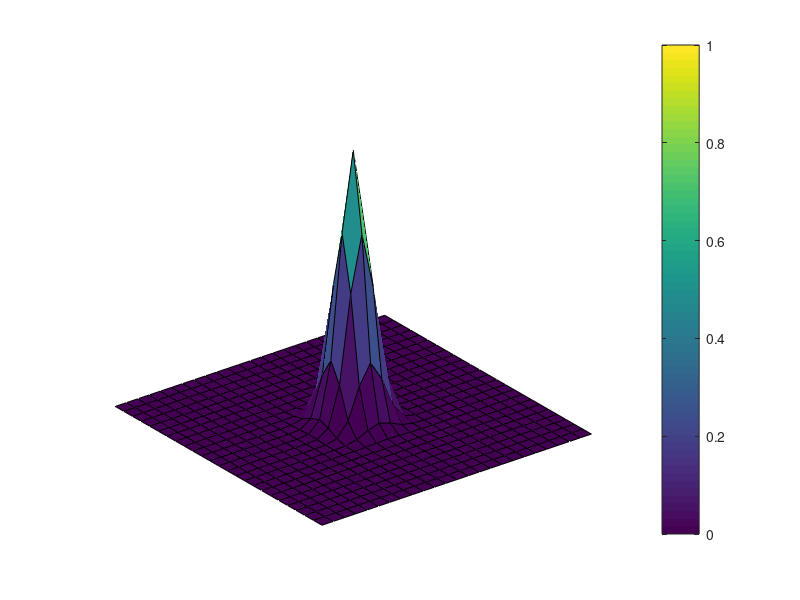

This figure's MATLAB source: (Note: this script raises an error after producing the figure.)
function fd_bpm_free2D
% Propagation of Gaussian pulse in a free space by Crank-Nicholson method
% No boundary conditions are introduced
clear all
L_x=10.0;
L_y=10.0;
% transversal dimension (along x-axis and y-axis)
w_0=1.0;
% width of input Gaussian pulse
lambda = 0.6;
% wavelength
n=1.0;
% refractive index of the medium
k_0=2*pi/lambda;
% wavenumber
N_x=25;
N_y=25;
% points on x axis
Delta_x=L_x/(N_x-1);
Delta_y=L_y/(N_y-1);
% x axis spacing
h=5*(Delta_x+Delta_y);
% propagation step along z-axis
N_z=60;
% number of propagation steps
plotting=zeros(N_x*N_y,N_z);
nplot=zeros(N_x,N_y,N_z);
% storage for plotting
x=linspace(-0.5*L_x,0.5*L_x,N_x);
y=linspace(-0.5*L_y,0.5*L_y,N_y);
% coordinates along x-axis
x = x';
E=exp(-(x/w_0).^2)*exp(-(y/w_0).^2);
% initial Gaussian field
%
% beta = n*k_0. With this choice, last term in propagator vanishes
prefactor = 1/(2*n*k_0*Delta_x^2); main = ones(N_x*N_y,1); 
above =ones(N_x*N_y-1,1); 
P = prefactor*(diag(above,-1)-2*diag(main,0)+diag(above,1)); % matrix P
below=ones(N_x*N_y-N_x,1);
Q = prefactor*(diag(below,-N_x)-2*diag(main,0)+diag(below,N_x));
step_plus = eye(N_x*N_y) + 0.25i*h*P;
% step forward
step_minus =eye(N_x*N_y)-0.25i*h*Q;
% step backward

%
z = 0; z_plot = zeros(N_z); 
E=transform(E);
for r=1:N_z
z = z + h;
z_plot(r) = z + h;
plotting(:,r)=abs(E).^2;
E=step_plus\step_minus*E;
E=v2v(E,N_x,N_y);
E=step_plus\step_minus*E;
E=iv2v(E,N_x,N_y);
end;
%

for k = 1:N_z
% choosing 2D plots every step
nplot(:,:,k)=v2m(plotting(:,k),N_x,N_y);
if k==1
        surf(1:N_x,1:N_y,nplot(:,:,k));
        caxis manual
        caxis([0,1])
        colorbar
        xlim([0 25])
        ylim([0 25])
        zlim([0 1])
        set(gca,'nextplot','replacechildren','visible','off')
        f = getframe(1);
        [im,map] = rgb2ind(f.cdata,256,'nodither');
        im(1,1,1,40) = 0;
    else
        surf(1:N_x,1:N_y,nplot(:,:,k));
        caxis manual
        caxis([0,1])
        colorbar
        xlim([0 25])
        ylim([0 25])
        zlim([0 1])
        f = getframe(1);
        im(:,:,1,k) = rgb2ind(f.cdata,map,'nodither');
    end
% size of tick marks on both axes
% pause(0.5)
end
imwrite(im,map,'DancingPeaks.gif','DelayTime',0.1,'LoopCount',inf)
close all
%
% for k = 1:N_z/2:N_z
% % choosing 3D plots every 10-th step
% y = z_plot(k)*ones(size(x));
% % spread out along y-axis
% plot3(x,y,plotting(:,k),'LineWidth',1.5)
% hold on
% end
% grid on 
% xlabel('x (mm)','FontSize',14)
% ylabel('z (mm)','FontSize',14)
% % along propagation direction
% set(gca,'FontSize',14);
% % size of tick marks on both axes
% pause(2)
% close all

function [vE]=transform(mE);
% transform matrix E to vector E
[m,n]=size(mE);
vE=zeros(n*m,1);
for i=1:n
    vE(m*(i-1)+1:i*m)=mE(:,i);
end

function [new_E]=v2v(E,m,n);
% transform E order
new_E=E;
for i=1:m
    for j=1:n
        new_E((i-1)*n+j)=E((j-1)*m+i);
    end
end

function [new_E]=iv2v(E,m,n);
% inverse of transform E order
new_E=E;
for i=1:m
    for j=1:n
        new_E((j-1)*m+i)=E((i-1)*n+j);
    end
end


function [mE]=v2m(vE,m,n);
% transform matrix E to vector E
mE=zeros(m,n);
for i=1:n
    mE(:,i)=vE(m*(i-1)+1:i*m);
end
